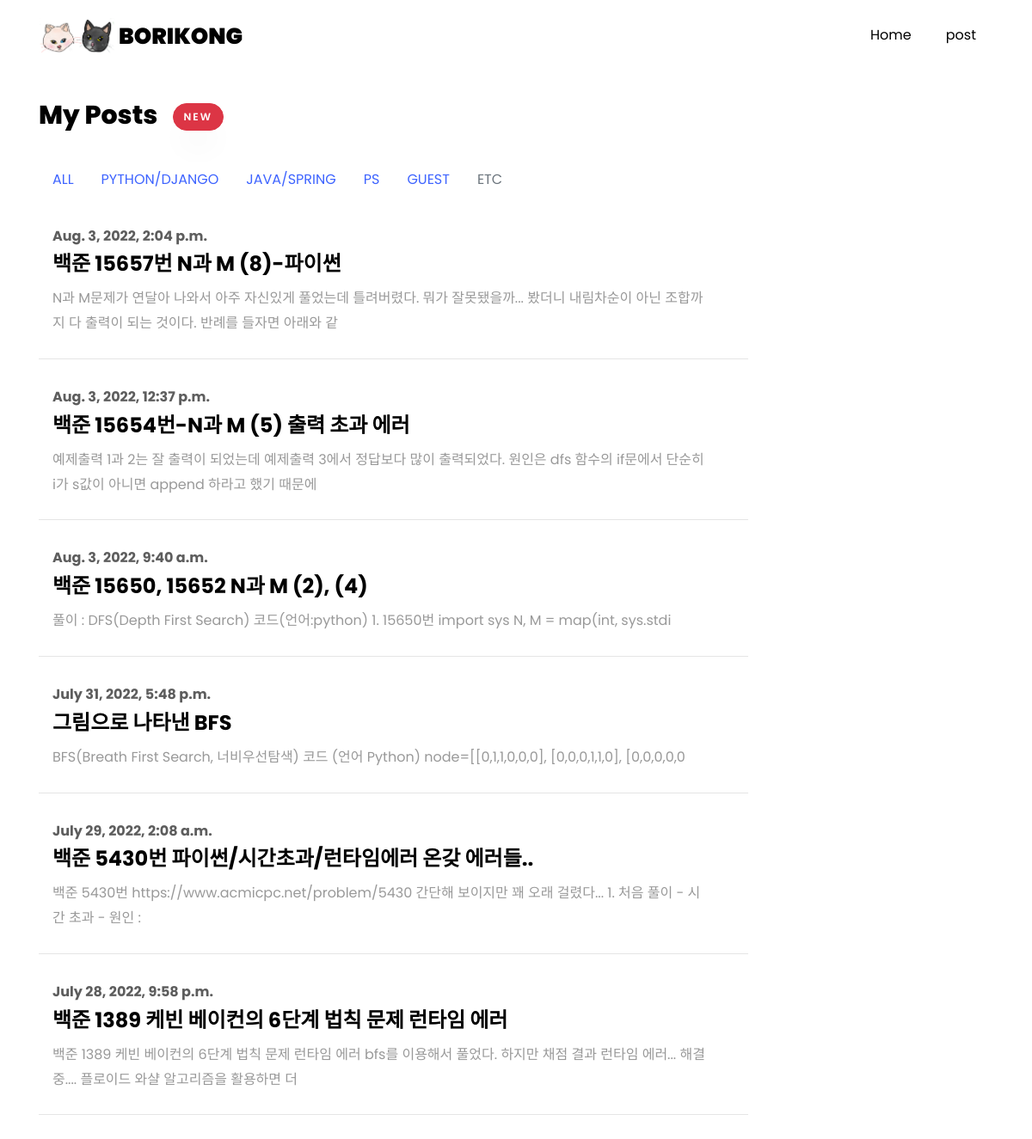
The page /ps/ on the database its author committed.
### main/models.py (models this page shows, shortened)
class Post(models.Model):
    CATEGORIES = (
        ('PYTHON/DJANGO', 'python/django'),
        ('JAVA/SPRING', 'java/spring'),
        ('ANDROID', 'android'),
        ('ML', 'ml'),
        ('PS', 'ps'),
        ('GUEST','guest'),
        ('ETC', 'etc')
    )
    category = models.CharField(max_length=200, default="etc", choices=CATEGORIES,verbose_name="글 분류")
    user=models.CharField(max_length=20, default="borikong",verbose_name="작성자")
    passwd=models.CharField(max_length=50,default="",verbose_name="비밀번호")
    postname=models.CharField(max_length=100,verbose_name="제목")
    contents=models.TextField(verbose_name="내용")
    hits=models.PositiveIntegerField(default=0,verbose_name="조회수")
    mainphoto=models.ImageField(blank=True,null=True)
    subphoto1=models.ImageField(blank=True, null=True)
    subphoto1 = models.ImageField(blank=True, null=True)
    subphoto2 = models.ImageField(blank=True, null=True)
    subphoto3 = models.ImageField(blank=True, null=True)
    subphoto4 = models.ImageField(blank=True, null=True)
    subphoto5 = models.ImageField(blank=True, null=True)
    subphoto6 = models.ImageField(blank=True, null=True)
    subphoto7 = models.ImageField(blank=True, null=True)
    subphoto8 = models.ImageField(blank=True, null=True)
    subphoto9 = models.ImageField(blank=True, null=True)
    created_at = models.DateTimeField(auto_now_add=True)
    updated_at = models.DateTimeField(auto_now=True)
    def summary(self):
        return self.contents[:100]

### main/views.py (the view)
# urls.py: path('<str:pk>/',categorized,name='categorized'),
def categorized(request, pk):
    pkr=None
    if pk == "python-django":
        pkr = "PYTHON/DJANGO"
    elif pk == "java-spring":
        pkr = "JAVA/SPRING"
    elif pk == "android" or pk == "ml" or pk == "ps" or pk=="guest" or pk == "etc":
        pkr = pk.upper()
    postlist = Post.objects.filter(category=pkr)
    return render(request, 'main/index.html', {'postlist': postlist})

### main/templates/main/index.html
{% extends "base.html" %}
{% load static %}
{% block content %}
<section class="ftco-section ftco-no-pb goto-here" id="post-section">
    <div class="container">
        <div class="row">
            <div class="col-md-9">
                <div id="page-1" class="page one">
                    <h2 class="heading">My Posts &nbsp; <button type="button" class="btn btn-danger" onclick="location.href='{% url 'main:writing' %}'">new</button></h2>
{% include "./components/c_nav.html" %}
                    {% for list in postlist reversed%}
                    <div class="resume-wrap d-flex ftco-animate">
                        <div class="text pl-3">
                            <span class="date">{{list.created_at}}</span>
                            <h2 onclick="location.href='{% url 'main:posting' pk=list.pk %}'" onMouseover="this.style.color='#3e64ff';"
                                onMouseout="this.style.color='black';" style="cursor:pointer">{{list.postname}}</h2>
                            <p>{{list.summary}}</p>
                        </div>
                    </div>
                    {% endfor %}
                </div>
            </div>
        </div>
    </div>
</section>
{% endblock %}

### rows shown on the page
Post: created_at "Aug. 3, 2022, 2:04 p.m.", postname "백준 15657번 N과 M (8)-파이썬", summary "N과 M문제가 연달아 나와서 아주 자신있게 풀었는데 틀려버렸다. 뭐가 잘못됐을까... 봤더니 내림차순이 아닌 조합까지 다 출력이 되는 것이다. 반례를 들자면 아래와 같"
Post: created_at "Aug. 3, 2022, 12:37 p.m.", postname "백준 15654번-N과 M (5) 출력 초과 에러", summary "예제출력 1과 2는 잘 출력이 되었는데 예제출력 3에서 정답보다 많이 출력되었다. 원인은 dfs 함수의 if문에서 단순히 i가 s값이 아니면 append 하라고 했기 때문에"
Post: created_at "Aug. 3, 2022, 9:40 a.m.", postname "백준 15650, 15652 N과 M (2), (4)", summary "풀이 : DFS(Depth First Search) 코드(언어:python) 1. 15650번 import sys N, M = map(int, sys.stdi"
Post: created_at "July 31, 2022, 5:48 p.m.", postname "그림으로 나타낸 BFS", summary "BFS(Breath First Search, 너비우선탐색) 코드 (언어 Python) node=[[0,1,1,0,0,0], [0,0,0,1,1,0], [0,0,0,0,0"
Post: created_at "July 29, 2022, 2:08 a.m.", postname "백준 5430번 파이썬/시간초과/런타임에러 온갖 에러들..", summary "백준 5430번 https://www.acmicpc.net/problem/5430 간단해 보이지만 꽤 오래 걸렸다... 1. 처음 풀이 - 시간 초과 - 원인 :"
Post: created_at "July 28, 2022, 9:58 p.m.", postname "백준 1389 케빈 베이컨의 6단계 법칙 문제 런타임 에러", summary "백준 1389 케빈 베이컨의 6단계 법칙 문제 런타임 에러 bfs를 이용해서 풀었다. 하지만 채점 결과 런타임 에러... 해결 중.... 플로이드 와샬 알고리즘을 활용하면 더"
